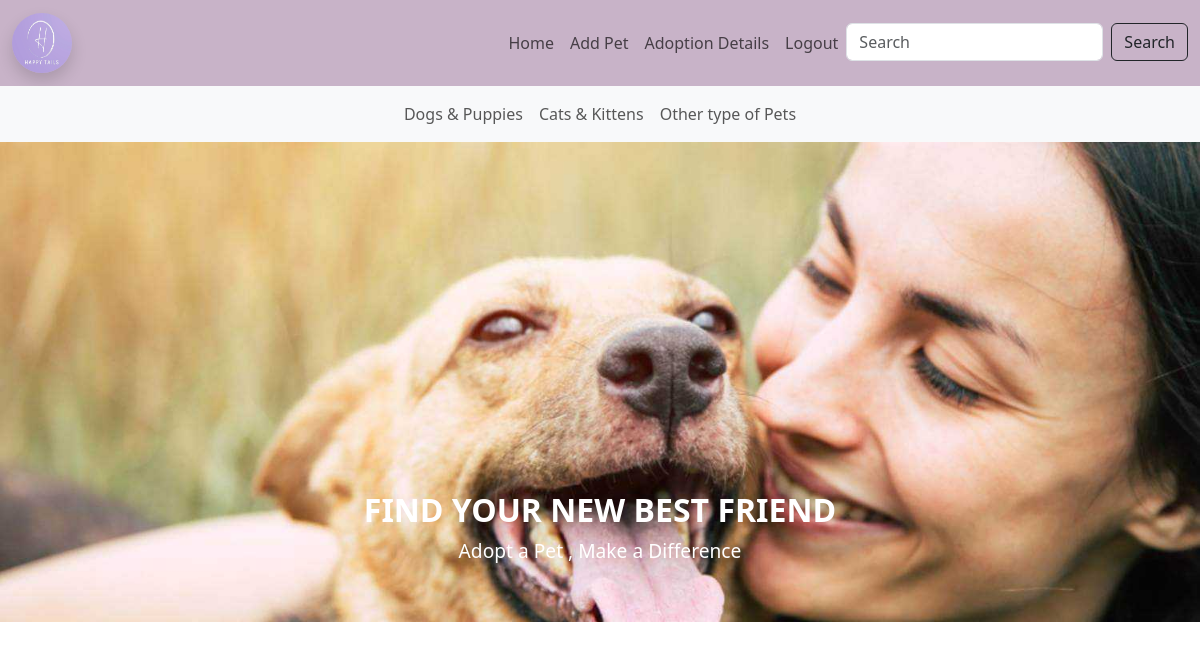
Before: /shop_home (signed in) with the older database file.
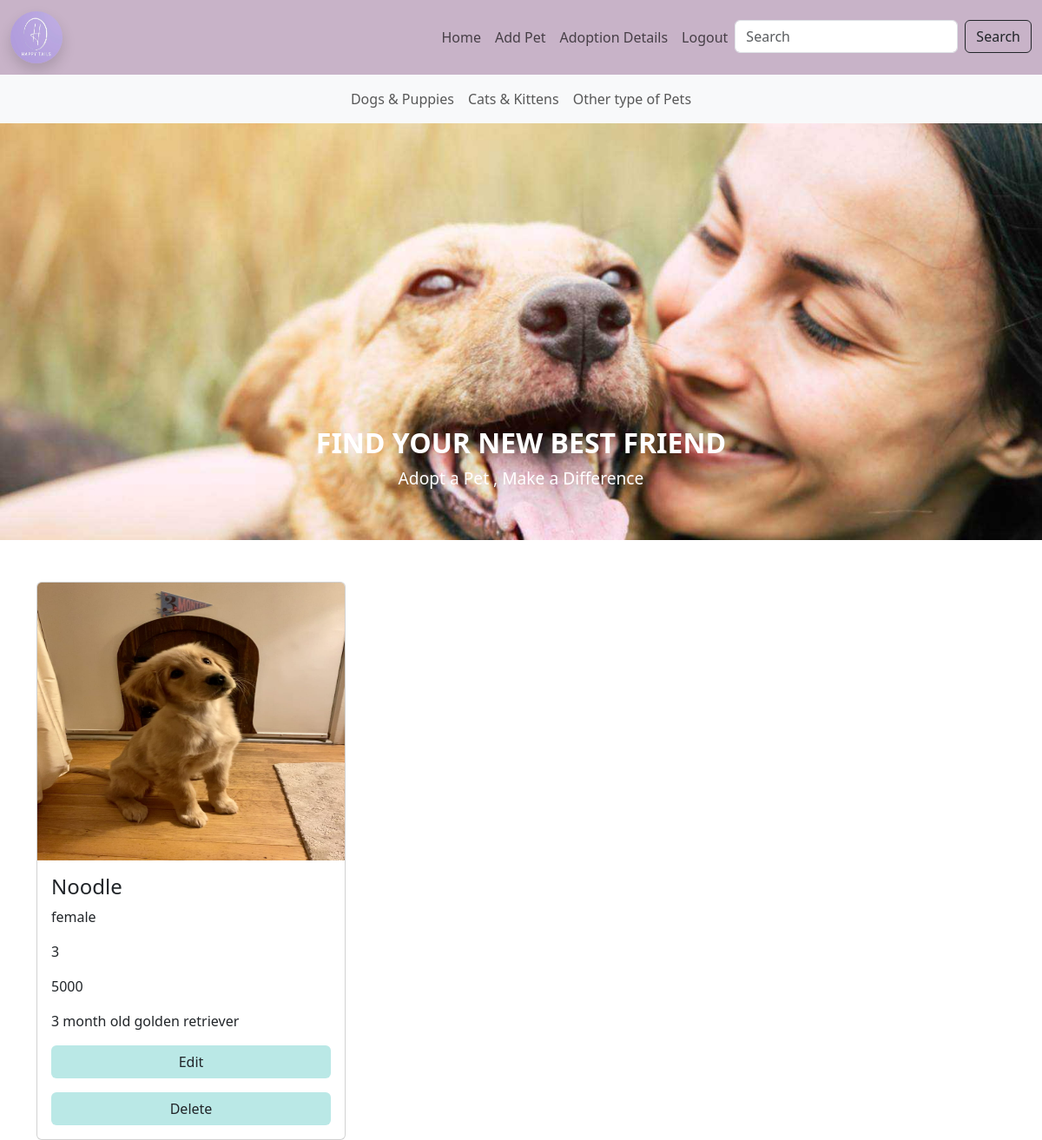
After: the same page with the newer database file.
### app/models.py (models this page shows)
class Pets(models.Model):
    pet_id = models.TextField()
    pet_name = models.TextField()
    gender = models.TextField()
    age = models.IntegerField()
    adoption_fee = models.IntegerField()
    img = models.FileField()
    dis = models.TextField()

### app/views.py (the view)
# urls.py: path('shop_home',views.shop_home),
def shop_home(req):
    if 'shop' in req.session:
        pet=Pets.objects.all()
        return render(req,'shop/home.html',{'pets':pet})
    else:
        return redirect(shop_login)

### templates/shop/home.html (shortened to what this page needs)
<!DOCTYPE html>
<html lang="en">
<head>
    <link href="https://cdn.jsdelivr.net/npm/bootstrap@5.3.3/dist/css/bootstrap.min.css" rel="stylesheet">
</head>
<body>
  <nav class="navbar navbar-expand-lg navbar-light" style="background-color: rgb(200, 179, 200);">
    <div class="container-fluid">
      <a class="navbar-brand" href="home">
        <img src="static/images/happytailslogo.jpg" alt="Logo" style="width: 60px; height: 60px;" class="rounded-circle shadow">
      </a>
      <div class="collapse navbar-collapse" id="collapsibleNavbar">
        <ul class="navbar-nav ms-auto">
          <li class="nav-item">
            <a class="nav-link fw-light" href="shop_home">Home</a>
          </li>
          <li class="nav-item">
            <a class="nav-link fw-light" href="add_pet">Add Pet</a>
          </li>
          <li class="nav-item">
            <a class="nav-link fw-light" href="bookings">Adoption Details</a>
          </li>
          <li class="nav-item">
            <a class="nav-link fw-light" href="logout">Logout</a>
          </li>
          <li class="nav-item">
            <form class="d-flex" action="/search" method="get">
              <input class="form-control me-2 fw-light" type="search" placeholder="Search" aria-label="Search" name="query">
              <button class="btn btn-outline-dark " type="submit">Search</button>
            </form>
          </li>
        </ul>
      </div>
    </div>
</nav>
  <nav class="navbar navbar-expand-sm bg-light justify-content-center">
    <ul class="navbar-nav">
      <li class="nav-item">
        <a class="nav-link" href="#">Dogs & Puppies</a>
      </li>
      <li class="nav-item">
        <a class="nav-link" href="#">Cats & Kittens</a>
      </li>
      <li class="nav-item">
        <a class="nav-link" href="#">Other type of Pets</a>
      </li>
    </ul>
  </nav>
  <div id="demo" class="carousel slide" data-bs-ride="carousel">
    <div class="carousel-inner">
      <div class="carousel-item active">
        <img src="static/images/bgimg1.jpg" alt="Motorcycle" class="d-block w-100" style="object-fit: cover;">
        <div class="carousel-caption d-none d-md-block">
          <h3><b>FIND YOUR NEW BEST FRIEND</b></h3>
          <p>Adopt a Pet , Make a Difference</p>
        </div>
      </div>
    </div>
  </div>
  <div class="container mt-5">
    <div class="row">
        {% for pet in pets %}
        <div class="col-lg-4">
            <div class="card" >
                <img class="card-img-top" src="{{pet.img.url}}" alt="Card image" style="width:100%;height: 320px;">
                <div class="card-body">
                    <h4 class="card-title">{{pet.pet_name}}</h4>
                    <p class="card-text fw-light fw-secondary">{{pet.gender}}</p>
                    <p class="card-text">{{pet.age}}</p>
                    <p class="card-text fw-light fw-secondary">{{pet.adoption_fee}}</p>
                    <p class="card-text fw-light fw-secondary">{{pet.dis}}</p>
                    <div >
                        <a href="edit_pet/{{pet.pk}}" class="btn" style="background-color: rgb(186, 232, 230);width: 100%;">Edit</a>
                        <a href="delete_product/{{pro.pk}}" class="btn mt-3" style="background-color: rgb(186, 232, 230);width: 100%;">Delete</a>
                    </div>
                </div>
            </div>
        </div>
        {% endfor %}
    </div>
</div>
</body>
</html>

### templates/shop/home.html (style rules this page uses)
.carousel-item img { width: 100%; height: 60vh; object-fit: cover; }
.carousel-caption h3 { font-size: 2rem; }
.carousel-caption p { font-size: 1.2rem; }

Changed rows visible on the page:
added Pets: img (picture), pet_name "Noodle", gender "female", age "3", adoption_fee "5000", dis "3 month old golden retriever", {{ pet.pk }} 1 (drawn)
